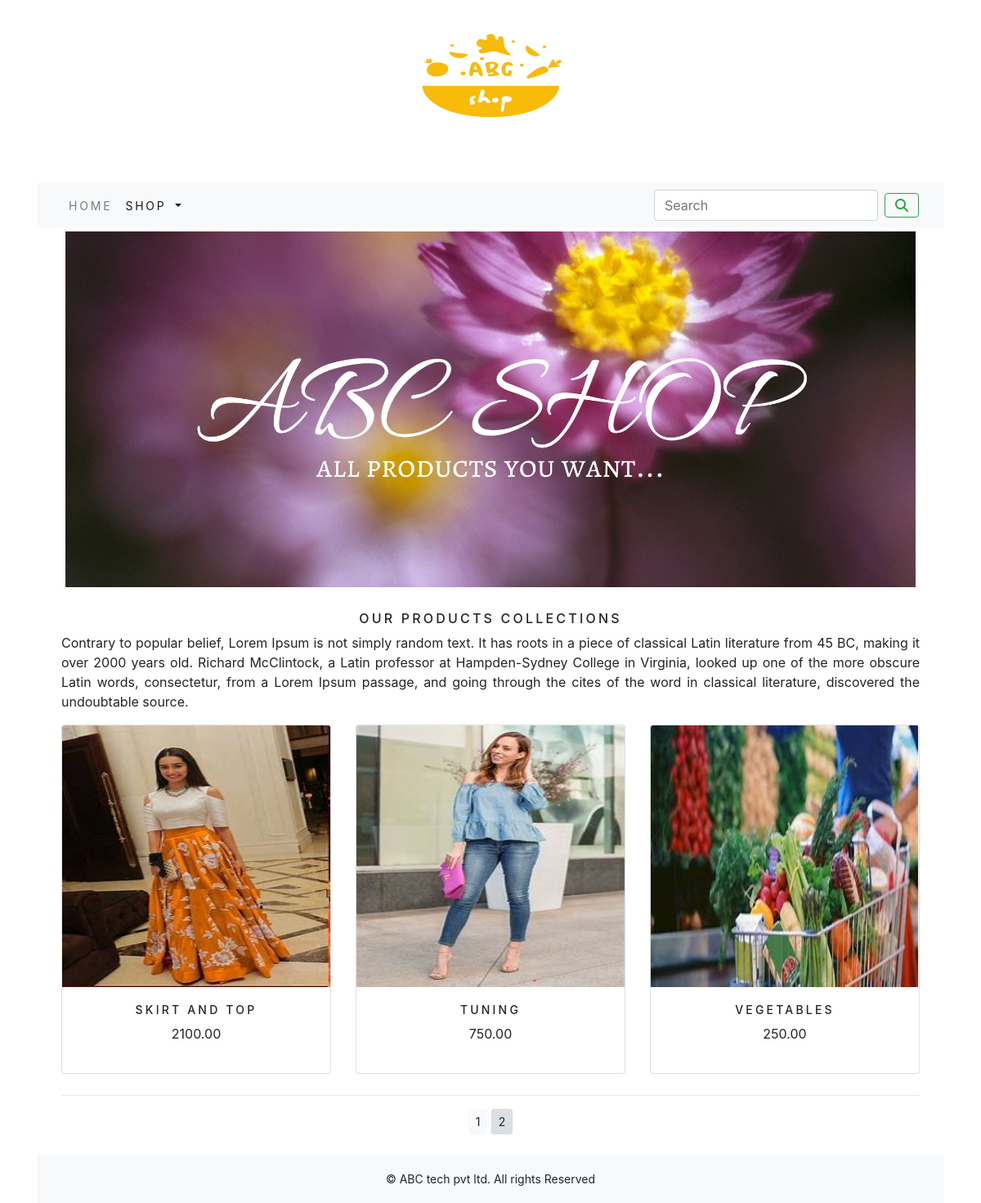
Screenshot of /shop/?page=2 with the database file from the repository.
### shop/models.py (models this page shows, shortened)
class Product(models.Model):
    name=models.CharField(max_length=250,unique=True)
    slug=models.SlugField(max_length=250,unique=True)
    description=models.TextField(blank=True)
    price=models.DecimalField(max_digits=10,decimal_places=2)
    category=models.ForeignKey(Category,on_delete=models.CASCADE)
    image=models.ImageField(upload_to='product',blank=True)
    stock=models.IntegerField()
    available=models.BooleanField(default=True)
    created=models.DateTimeField(auto_now_add=True)
    updated=models.DateTimeField(auto_now=True)
    def get_url(self):
        return reverse('shop:prodCatdetail', args=[self.category.slug,self.slug])
    class Meta:
        ordering=('name',)
        verbose_name='product'
        verbose_name_plural='products'

### shop/views.py (the view)
# urls.py: path('', views.allProdCat,name='allProdCat'),
def allProdCat(request,c_slug=None):
    c_page=None
    products_list=None
    if c_slug!=None:
        c_page=get_object_or_404(Category,slug=c_slug)
        products_list=Product.objects.all().filter(category=c_page,available=True)
    else:
        products_list=Product.objects.all().filter(available=True)
    paginator=Paginator(products_list,6)
    try:
        page=int(request.GET.get('page','1'))
    except:
        page=1
    try:
        products=paginator.page(page)
    except (EmptyPage,InvalidPage):
        products=paginator.page(paginator.num_pages)
    return render(request,"category.html",{'category':c_page,'products':products})

### cart/context_processors.py (called while the page is built)
def counter(request):
    item_count=0
    if 'admin' in request.path:
        return {}
    else:
        try:
            cart=Cart.objects.filter(cart_id=_cart_id(request))
            cart_items=CartItem.objects.all().filter(cart=cart[:1])
            for cart_item in cart_items:
                item_count += cart_item.quantity
        except Cart.DoesNotExist:
            item_count = 0
        return dict(item_count=item_count)

### cart/views.py (called while the page is built)
def _cart_id(request):
    cart=request.session.session_key
    if not cart:
        cart=request.session.create()
    return cart

### shop/context_processors.py (called while the page is built)
def menu_links(request):
    links=Category.objects.all()
    return dict(links=links)

### shop/models.py (called while the page is built)
    def get_url(self):
        return reverse('shop:products_by_category',args=[self.slug])

### templates/category.html (shortened to what this page needs)
﻿{% extends 'base.html' %}
{% load static %}
{% block content %}
<div class="mx_auto container">
    {% if category %}
        <img class="my_image" src="{{category.image.url}}" alt="{{category.name}}">
</div><br>
<div class="container">
    <p class="text-justify text-center">{{category.description}}</p>
</div>
    {% else %}
<div class="container">
        <img class="my_image my_image_padding" src="{% static 'img/banner.png' %}" alt="our products" width="1250px">
</div><br>
<div class="container">
    <h1 class="text-center my_title">Our Products Collections</h1>
    <p class="text-justify">Contrary to popular belief, Lorem Ipsum is not simply random text. It has roots in a piece of classical Latin literature from 45 BC, making it over 2000 years old. Richard McClintock, a Latin professor at Hampden-Sydney College in Virginia, looked up one of the more obscure Latin words, consectetur, from a Lorem Ipsum passage, and going through the cites of the word in classical literature, discovered the undoubtable source.</p>
</div>
    {% endif %}
<div class="container">
    <div class="row mx_auto">
        {% for product in products.object_list %}
        <div class="my_bottom_margin col-9 col-sm-12 col-md-4 col-lg-4">
            <div class="card text-center" style="min-width:18rem;">
                <a href="{{product.get_url}}"><img class="card-img-top my_image_new" src="{{product.image.url}}" alt="{{product.name}}"></a>
            <div class="card-body">
                <h4>{{product.name}}</h4>
                <p>{{product.price}}</p>
            </div>
            </div>
        </div>
         {% endfor %}
    </div>
    <div class="mx-auto">
        {% if products.paginator.num_pages > 1 %}
        <hr>
        <div class="text-center">
            {% for pg in products.paginator.page_range %}
            <a href="?page={{pg}}" class="btn btn-light btn-sm {% if products.number == pg %} active {% endif %}">{{pg}}</a>
            {% endfor %}
        </div>
        {% endif %}
    </div>
    <br>
</div>
{% endblock %}

### static/css/custom.css (style rules this page uses)
body { font-family: 'Roboto', sans-serif; }
.my_image { width:100%; height:auto; }
.my_image_new { width:100%; height:20rem; }
.my_title { font-size: 16px; text-transform: uppercase; letter-spacing: .2em; }
.my_image_padding { padding: 5px; }
.my_bottom_margin { margin-bottom:10px; }
.card-body h4 { font-size:14px; text-transform:uppercase; letter-spacing:.2rem; }

### rows the page displays
Product: image (picture), name "SKIRT AND TOP", price "2100.00"
Product: image (picture), name "TUNING", price "750.00"
Product: image (picture), name "VEGETABLES", price "250.00"

### other values shown
{{ pg }} "1" "2"
